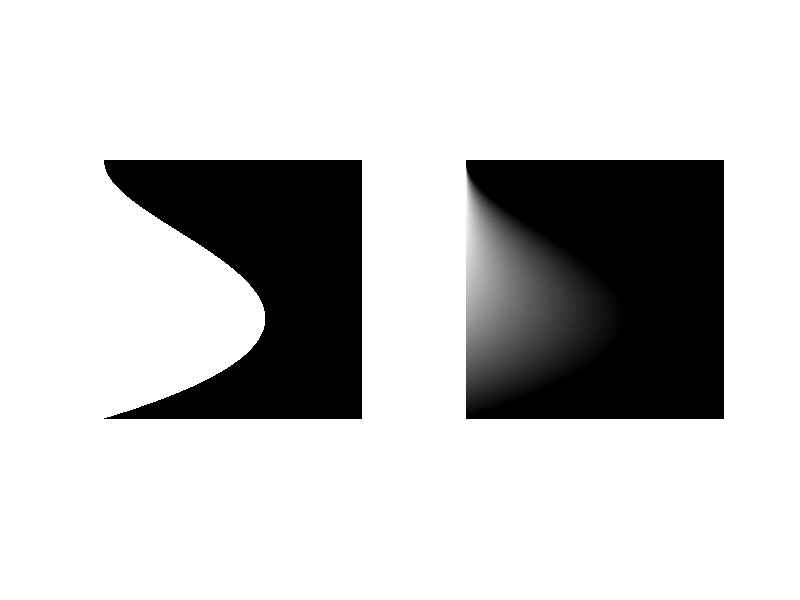

Write MATLAB code to recreate this figure.
tic
a0=0:5e-5:2e-1;
b0=(0:2.5e-4:1)';
na=length(a0);nb=length(b0);
a=repmat(a0,nb,1);
b=repmat(b0,1,na);
tao=-(b.^4+(2*a-1).*b.^2+a+a.^2)./(a+b.^2);
st=uint8(logical(tao>0))*255;
toc
subplot(1,2,1);imshow(st);
subplot(1,2,2);imshow(tao);